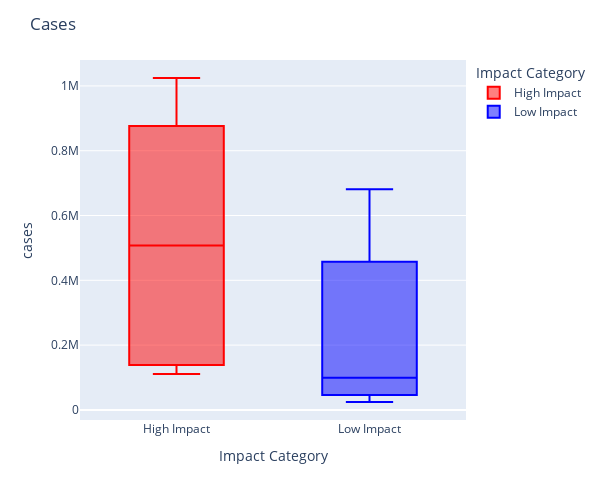
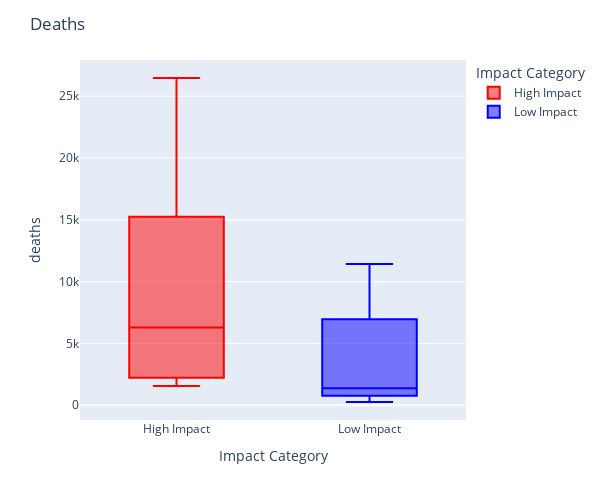
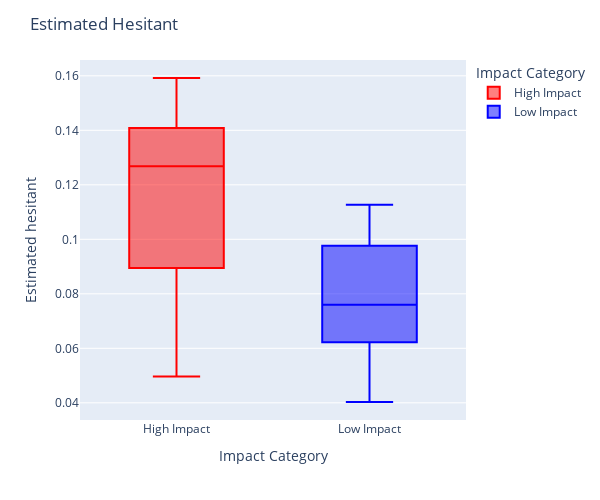
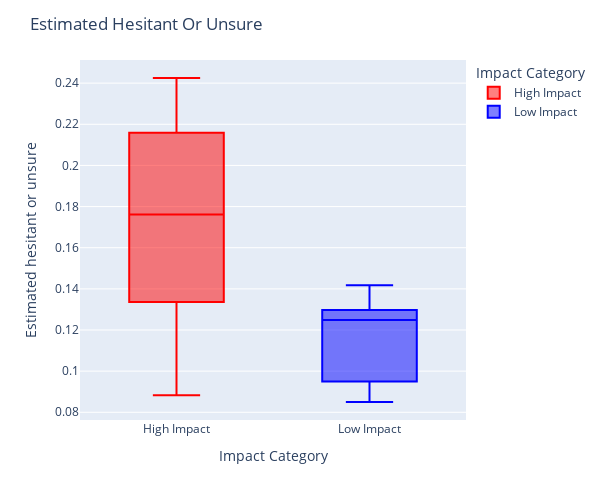

The notebook cell these images were saved under, in order:
### Code cell
#for each column, save and show a box plot with high and low pandemic impact categories
for col in cols:
    name = f'{col.title()}'
    fig = px.box(states_df[states_df['impact_category'] != 'Average Impact'], 
                 x='impact_category', 
                 y=col, 
                 color='impact_category', 
                 color_discrete_map={'High Impact':'red', 'Low Impact':'blue'},
                 labels={'impact_category': 'Impact Category'})
    fig.update_layout(height=500, width=600, title_text=name)
    fig.write_image(f'images/boxplot_{name}_impactcat.jpg')
    fig.show()

### Figure 1 — Plotly figure (JSON) as saved in the notebook; plotly's stock layout.template omitted (floating-point values rounded to 4 significant figures)
{"data": [{"alignmentgroup": "True", "hovertemplate": "Impact Category=%{x}<br>cases=%{y}<extra></extra>", "legendgroup": "High Impact", "marker": {"color": "red"}, "name": "High Impact", "notched": false, "offsetgroup": "High Impact", "orientation": "v", "showlegend": true, "type": "box", "x": ["High Impact", "High Impact", "High Impact", "High Impact", "High Impact", "High Impact", "High Impact", "High Impact"], "x0": " ", "xaxis": "x", "y": [897910, 1024465, 110782, 152698, 598093, 124582, 855377, 417330], "y0": " ", "yaxis": "y"}, {"alignmentgroup": "True", "hovertemplate": "Impact Category=%{x}<br>cases=%{y}<extra></extra>", "legendgroup": "Low Impact", "marker": {"color": "blue"}, "name": "Low Impact", "notched": false, "offsetgroup": "Low Impact", "orientation": "v", "showlegend": true, "type": "box", "x": ["Low Impact", "Low Impact", "Low Impact", "Low Impact", "Low Impact", "Low Impact", "Low Impact", "Low Impact", "Low Impact"], "x0": " ", "xaxis": "x", "y": [49417, 36680, 69118, 462898, 99626, 209561, 24433, 681326, 455630], "y0": " ", "yaxis": "y"}], "layout": {"boxmode": "overlay", "height": 500, "legend": {"title": {"text": "Impact Category"}, "tracegroupgap": 0}, "margin": {"t": 60}, "title": {"text": "Cases"}, "width": 600, "xaxis": {"anchor": "y", "categoryarray": ["High Impact", "Low Impact"], "categoryorder": "array", "domain": [0, 1], "title": {"text": "Impact Category"}}, "yaxis": {"anchor": "x", "domain": [0, 1], "title": {"text": "cases"}}}}

### Figure 2 — Plotly figure (JSON) as saved in the notebook; plotly's stock layout.template omitted (floating-point values rounded to 4 significant figures)
{"data": [{"alignmentgroup": "True", "hovertemplate": "Impact Category=%{x}<br>deaths=%{y}<extra></extra>", "legendgroup": "High Impact", "marker": {"color": "red"}, "name": "High Impact", "notched": false, "offsetgroup": "High Impact", "orientation": "v", "showlegend": true, "type": "box", "x": ["High Impact", "High Impact", "High Impact", "High Impact", "High Impact", "High Impact", "High Impact", "High Impact"], "x0": " ", "xaxis": "x", "y": [18000, 26477, 1559, 2730, 9841, 2038, 12489, 2385], "y0": " ", "yaxis": "y"}, {"alignmentgroup": "True", "hovertemplate": "Impact Category=%{x}<br>deaths=%{y}<extra></extra>", "legendgroup": "Low Impact", "marker": {"color": "blue"}, "name": "Low Impact", "notched": false, "offsetgroup": "Low Impact", "orientation": "v", "showlegend": true, "type": "box", "x": ["Low Impact", "Low Impact", "Low Impact", "Low Impact", "Low Impact", "Low Impact", "Low Impact", "Low Impact", "Low Impact"], "x0": " ", "xaxis": "x", "y": [1141, 515, 860, 9754, 1373, 2812, 258, 11434, 6011], "y0": " ", "yaxis": "y"}], "layout": {"boxmode": "overlay", "height": 500, "legend": {"title": {"text": "Impact Category"}, "tracegroupgap": 0}, "margin": {"t": 60}, "title": {"text": "Deaths"}, "width": 600, "xaxis": {"anchor": "y", "categoryarray": ["High Impact", "Low Impact"], "categoryorder": "array", "domain": [0, 1], "title": {"text": "Impact Category"}}, "yaxis": {"anchor": "x", "domain": [0, 1], "title": {"text": "deaths"}}}}

### Figure 3 — Plotly figure (JSON) as saved in the notebook; plotly's stock layout.template omitted (floating-point values rounded to 4 significant figures)
{"data": [{"alignmentgroup": "True", "hovertemplate": "Impact Category=%{x}<br>Estimated hesitant=%{y}<extra></extra>", "legendgroup": "High Impact", "marker": {"color": "red"}, "name": "High Impact", "notched": false, "offsetgroup": "High Impact", "orientation": "v", "showlegend": true, "type": "box", "x": ["High Impact", "High Impact", "High Impact", "High Impact", "High Impact", "High Impact", "High Impact", "High Impact"], "x0": " ", "xaxis": "x", "y": [0.1592, 0.0497, 0.1365, 0.0664, 0.1433, 0.1126, 0.1384, 0.1172], "y0": " ", "yaxis": "y"}, {"alignmentgroup": "True", "hovertemplate": "Impact Category=%{x}<br>Estimated hesitant=%{y}<extra></extra>", "legendgroup": "Low Impact", "marker": {"color": "blue"}, "name": "Low Impact", "notched": false, "offsetgroup": "Low Impact", "orientation": "v", "showlegend": true, "type": "box", "x": ["Low Impact", "Low Impact", "Low Impact", "Low Impact", "Low Impact", "Low Impact", "Low Impact", "Low Impact", "Low Impact"], "x0": " ", "xaxis": "x", "y": [0.0655, 0.0595, 0.0957, 0.076, 0.1035, 0.1127, 0.0403, 0.0631, 0.0779], "y0": " ", "yaxis": "y"}], "layout": {"boxmode": "overlay", "height": 500, "legend": {"title": {"text": "Impact Category"}, "tracegroupgap": 0}, "margin": {"t": 60}, "title": {"text": "Estimated Hesitant"}, "width": 600, "xaxis": {"anchor": "y", "categoryarray": ["High Impact", "Low Impact"], "categoryorder": "array", "domain": [0, 1], "title": {"text": "Impact Category"}}, "yaxis": {"anchor": "x", "domain": [0, 1], "title": {"text": "Estimated hesitant"}}}}

### Figure 4 — Plotly figure (JSON) as saved in the notebook; plotly's stock layout.template omitted (floating-point values rounded to 4 significant figures)
{"data": [{"alignmentgroup": "True", "hovertemplate": "Impact Category=%{x}<br>Estimated hesitant or unsure=%{y}<extra></extra>", "legendgroup": "High Impact", "marker": {"color": "red"}, "name": "High Impact", "notched": false, "offsetgroup": "High Impact", "orientation": "v", "showlegend": true, "type": "box", "x": ["High Impact", "High Impact", "High Impact", "High Impact", "High Impact", "High Impact", "High Impact", "High Impact"], "x0": " ", "xaxis": "x", "y": [0.2425, 0.1087, 0.1867, 0.0883, 0.2246, 0.1656, 0.2072, 0.1585], "y0": " ", "yaxis": "y"}, {"alignmentgroup": "True", "hovertemplate": "Impact Category=%{x}<br>Estimated hesitant or unsure=%{y}<extra></extra>", "legendgroup": "Low Impact", "marker": {"color": "blue"}, "name": "Low Impact", "notched": false, "offsetgroup": "Low Impact", "orientation": "v", "showlegend": true, "type": "box", "x": ["Low Impact", "Low Impact", "Low Impact", "Low Impact", "Low Impact", "Low Impact", "Low Impact", "Low Impact", "Low Impact"], "x0": " ", "xaxis": "x", "y": [0.085, 0.0963, 0.1314, 0.1101, 0.1292, 0.1417, 0.0908, 0.1279, 0.1249], "y0": " ", "yaxis": "y"}], "layout": {"boxmode": "overlay", "height": 500, "legend": {"title": {"text": "Impact Category"}, "tracegroupgap": 0}, "margin": {"t": 60}, "title": {"text": "Estimated Hesitant Or Unsure"}, "width": 600, "xaxis": {"anchor": "y", "categoryarray": ["High Impact", "Low Impact"], "categoryorder": "array", "domain": [0, 1], "title": {"text": "Impact Category"}}, "yaxis": {"anchor": "x", "domain": [0, 1], "title": {"text": "Estimated hesitant or unsure"}}}}
